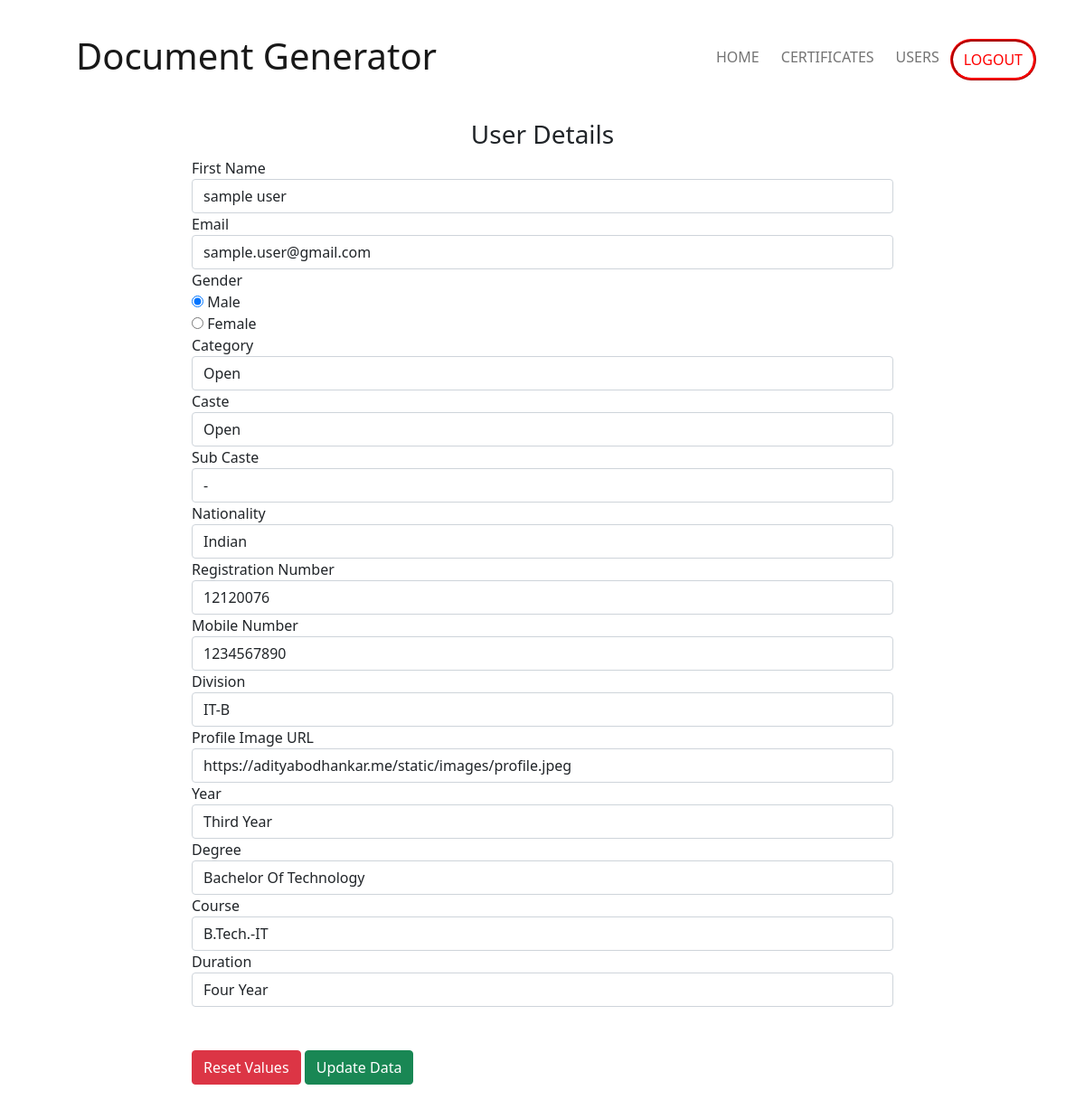
The page /details?id=7 on the database as committed earlier.
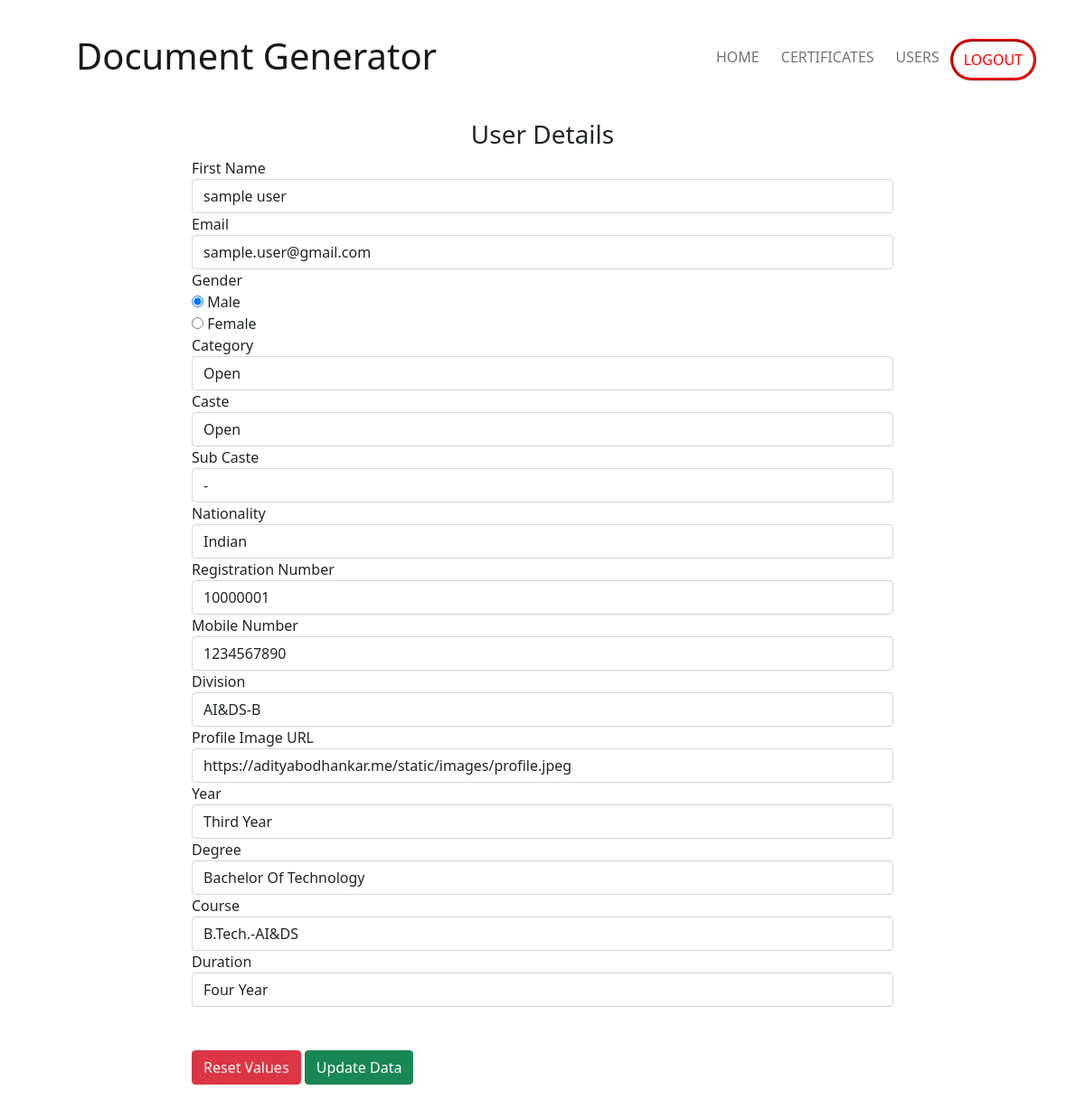
The same page on the database as committed later.
### main/models.py (models this page shows)
class UserModel(models.Model):
    id = models.AutoField(primary_key=True)
    uid = models.CharField(max_length=100)
    name = models.CharField(max_length=100)
    email = models.CharField(max_length=100)
    gender = models.CharField(max_length=20)
    category = models.CharField(max_length=20)
    caste = models.CharField(max_length=30)
    sub_caste = models.CharField(max_length=30)
    nationality = models.CharField(max_length=100)
    regNo = models.CharField(max_length=100)
    mobile = models.CharField(max_length=100)
    div = models.CharField(max_length=20)
    profile = models.CharField(max_length=200)
    year = models.CharField(max_length=100)
    degree = models.CharField(max_length=100)
    course = models.CharField(max_length=100)
    duration = models.CharField(max_length=100)

### main/views.py (the view, shortened to what this page needs)
# urls.py: path('details', views.details),
def details(request):
    user_details = UserModel.objects.get(id=request.GET["id"])
    return render(request, 'details.html', {'user': user_details})

### templates/details.html (shortened to what the changed rows need)
<!DOCTYPE html>
<html lang="en">
<head>
    <link href="https://cdn.jsdelivr.net/npm/bootstrap@5.1.3/dist/css/bootstrap.min.css" rel="stylesheet"
>
</head>
<body>
    <div class="container" style="max-width: 800px;">
        <form action="#" method="post">
            <div class="form-group">
                <label for="name">First Name</label>
                <input type="text" required name="name" id="name" class="form-control" value="{{ user.name }}">
            </div>
            <div class="form-group">
                <label for="email">Email</label>
                <input type="email" required name="email" id="email" class="form-control" value="{{ user.email }}">
            </div>
            <div class="form-grou">
                <label for="gender">Gender</label> <br>
                <input type="radio" required name="gender" value="Male" id="male" class="from-control" {% if user.gender == "Male" %}checked{% endif %}>
                <label for="male">Male</label> <br>
                <input type="radio" required name="gender" value="Female" id="female" class="from-control" {% if user.gender == "Female" %}checked{% endif %}>
                <label for="female">Female</label> <br>
            </div>
            <div class="form-group">
                <label for="category">Category</label>
                <input type="text" required name="category" id="category" class="form-control" value="{{ user.category }}">
            </div>
            <div class="form-group">
                <label for="caste">Caste</label>
                <input type="text" required name="caste" id="caste" class="form-control" value="{{ user.caste }}">
            </div>
            <div class="form-group">
                <label for="sub_caste">Sub Caste</label>
                <input type="text" required name="sub_caste" id="sub_caste" class="form-control" value="{{ user.sub_caste }}">
            </div>
            <div class="form-group">
                <label for="nationality">Nationality</label>
                <input type="text" required name="nationality" id="nationality" class="form-control" value="{{ user.nationality }}">
            </div>
            <div class="form-group">
                <label for="regNo">Registration Number</label>
                <input type="text" required name="regNo" id="regNo" class="form-control" value="{{ user.regNo }}">
            </div>
            <div class="form-group">
                <label for="mobile">Mobile Number</label>
                <input type="tel" required name="mobile" id="mobile" class="form-control" value="{{ user.mobile }}">
            </div>
            <div class="form-group">
                <label for="division">Division</label>
                <input type="text" required name="division" id="division" class="form-control" value="{{ user.div }}">
            </div>
            <div class="form-group">
                <label for="profile">Profile Image URL</label>
                <input type="url" required name="profile" id="profile" class="form-control" value="{{ user.profile }}">
            </div>
            <div class="form-group">
                <label for="year">
                    Year
                </label>
                <select required name="year" id="year" class="form-control">
                    <option value="Third Year" {% if user.year == "Third Year" %}selected{% endif %}>Third Year</option>
                </select>
            </div>
            <div class="form-group">
                <label for="degree">Degree</label>
                <input type="text" required name="degree" id="degree" class="form-control" value="{{ user.degree }}">
            </div>
            <div class="form-group">
                <label for="course">Course</label>
                <input type="text" required name="course" id="course" class="form-control" value="{{ user.course }}">
            </div>
            <div class="form-group">
                <label for="duration">Duration</label>
                <select required name="duration" id="duration" class="form-control">
                    <option value="Four Year" {% if user.duration == "Four Year" %}selected{% endif %}>Four Year</option>
                </select>
            </div>
            <br><br>
            <br><br>
        </form>
    </div>
</body>
</html>

Rows that differ between the two databases and show on the page:
changed UserModel "sample user": regNo "12120076" → "10000001"; division "IT-B" → "AI&DS-B"; course "B.Tech.-IT" → "B.Tech.-AI&DS"
